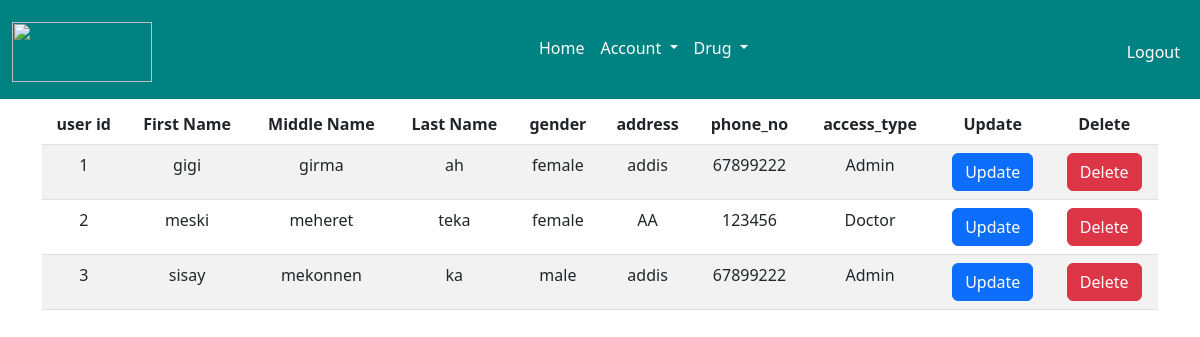
/Adminpage/adminindex.php (signed in), run on the app's committed database.
### tables this page shows
CREATE TABLE `account` (
  `user_id` int(11) NOT NULL,
  `fname` varchar(50) NOT NULL,
  `mname` varchar(50) NOT NULL,
  `lname` varchar(50) NOT NULL,
  `gender` varchar(50) NOT NULL,
  `address` varchar(50) NOT NULL,
  `phone_no` int(8) DEFAULT NULL,
  `access_type` varchar(50) NOT NULL,
  `username` varchar(50) NOT NULL,
  `password` varchar(50) NOT NULL
);

### Adminpage/adminfunction.php (called while the page is built, shortened)
<?php
include('adminheader.php');
?>
<?php
class DB_con
{
function __construct()
{
$conn = mysqli_connect("localhost","root","","new_db");
$this->dbh=$conn;
}
public function fetchdata()
	{
	$result=mysqli_query($this->dbh,"select * from account");
	return $result;
	}
}?>

### Adminpage/adminindex.php (the view, shortened to what this page needs)
<?php
include('adminheader.php');
?>
<?php
require_once'adminfunction.php';
?>
<!DOCTYPE html>
<html lang="en">
<head>
</head>
<body>
<div class="container">
<div class="row" style="margin-top:5%; text-align: center;" >
<div class="col-md-12 " >
<div class="table-responsive mt-5" >
<table id="mytable" class="table table-bordred table-striped">
<thead>
<tr>
<th scope="col">user id</th>
<th scope="col">First Name</th>
<th scope="col">Middle Name</th>
<th scope="col">Last Name</th>
<th scope="col">gender</th>
<th scope="col">address</th>
<th scope="col">phone_no</th>
<th scope="col">access_type</th>
<th scope="col">Update</th>
<th scope="col">Delete</th>
</tr>
</thead>
<tbody>
 <?php
 $fetchdata=new DB_con();
  $sql=$fetchdata->fetchdata();
  $cnt=1;
  while($row=mysqli_fetch_array($sql))
  {
  ?>
    <tr>
    <td><?php echo htmlentities($cnt);?></td>
    <td><?php echo htmlentities($row['fname']);?></td>
    <td><?php echo htmlentities($row['mname']);?></td>
    <td><?php echo htmlentities($row['lname']);?></td>
    <td><?php echo htmlentities($row['gender']);?></td>
    <td><?php echo htmlentities($row['address']);?></td>
    <td><?php echo htmlentities($row['phone_no']);?></td>
    <td><?php echo htmlentities($row['access_type']);?></td>
 <td><a href="adminupdate.php?id=<?php echo htmlentities($row['user_id']);?>"><button class="btn btn-primary btn-xs"><span class="glyphicon glyphicon-pencil"></span>Update</button></a></td>
 <td><a href="adminindex.php?del=<?php echo htmlentities($row['user_id']);?>"><button class="btn btn-danger btn-xs" onClick="return confirm('Do you really want to delete');"><span class="glyphicon glyphicon-trash"></span>Delete</button></a></td>
    </tr>
<?php
$cnt++;
} ?>
</tbody>
</table>
</div>
</div>
</div>
</div>
</body>
</html>

### data on the page
account: fname "gigi", mname "girma", lname "ah", gender "female", address "addis", phone_no "67899222", access_type "Admin"
account: fname "meski", mname "meheret", lname "teka", gender "female", address "AA", phone_no "123456", access_type "Doctor"
account: fname "sisay", mname "mekonnen", lname "ka", gender "male", address "addis", phone_no "67899222", access_type "Admin"
